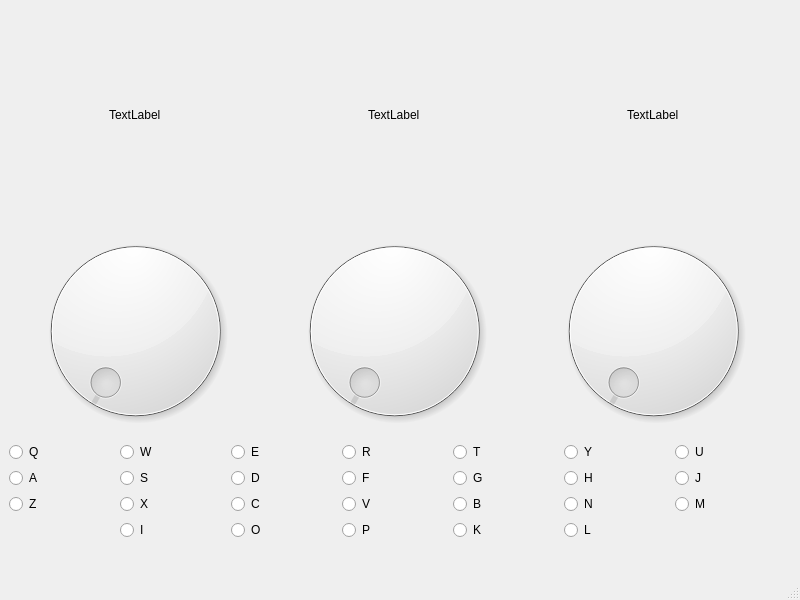
<?xml version="1.0" encoding="UTF-8"?>
<ui version="4.0">
 <class>MainWindow</class>
 <widget class="QMainWindow" name="MainWindow">
  <property name="geometry">
   <rect>
    <x>0</x>
    <y>0</y>
    <width>800</width>
    <height>600</height>
   </rect>
  </property>
  <property name="windowTitle">
   <string>MainWindow</string>
  </property>
  <widget class="QWidget" name="centralwidget">
   <widget class="QWidget" name="gridLayoutWidget">
    <property name="geometry">
     <rect>
      <x>9</x>
      <y>9</y>
      <width>771</width>
      <height>531</height>
     </rect>
    </property>
    <layout class="QGridLayout" name="gridLayout">
     <item row="3" column="0">
      <layout class="QGridLayout" name="okClear"/>
     </item>
     <item row="2" column="0">
      <layout class="QGridLayout" name="swap_grid"/>
     </item>
     <item row="1" column="0">
      <layout class="QGridLayout" name="gridLayout_3">
       <item row="0" column="3">
        <widget class="QRadioButton" name="LetterR">
         <property name="text">
          <string>R</string>
         </property>
        </widget>
       </item>
       <item row="4" column="4">
        <widget class="QRadioButton" name="LetterB">
         <property name="text">
          <string>B</string>
         </property>
        </widget>
       </item>
       <item row="0" column="1">
        <widget class="QRadioButton" name="LetterW">
         <property name="text">
          <string>W</string>
         </property>
        </widget>
       </item>
       <item row="3" column="1">
        <widget class="QRadioButton" name="LetterS">
         <property name="text">
          <string>S</string>
         </property>
        </widget>
       </item>
       <item row="5" column="2">
        <widget class="QRadioButton" name="LetterO">
         <property name="text">
          <string>O</string>
         </property>
        </widget>
       </item>
       <item row="3" column="3">
        <widget class="QRadioButton" name="LetterF">
         <property name="text">
          <string>F</string>
         </property>
        </widget>
       </item>
       <item row="3" column="2">
        <widget class="QRadioButton" name="LetterD">
         <property name="text">
          <string>D</string>
         </property>
        </widget>
       </item>
       <item row="4" column="2">
        <widget class="QRadioButton" name="LetterC">
         <property name="text">
          <string>C</string>
         </property>
        </widget>
       </item>
       <item row="3" column="0">
        <widget class="QRadioButton" name="LetterA">
         <property name="text">
          <string>A</string>
         </property>
        </widget>
       </item>
       <item row="0" column="0">
        <widget class="QRadioButton" name="LetterQ">
         <property name="text">
          <string>Q</string>
         </property>
        </widget>
       </item>
       <item row="5" column="3">
        <widget class="QRadioButton" name="LetterP">
         <property name="text">
          <string>P</string>
         </property>
        </widget>
       </item>
       <item row="0" column="2">
        <widget class="QRadioButton" name="LetterE">
         <property name="text">
          <string>E</string>
         </property>
        </widget>
       </item>
       <item row="5" column="5">
        <widget class="QRadioButton" name="LetterL">
         <property name="text">
          <string>L</string>
         </property>
        </widget>
       </item>
       <item row="5" column="1">
        <widget class="QRadioButton" name="LetterI">
         <property name="text">
          <string>I</string>
         </property>
        </widget>
       </item>
       <item row="4" column="0">
        <widget class="QRadioButton" name="LetterZ">
         <property name="text">
          <string>Z</string>
         </property>
        </widget>
       </item>
       <item row="3" column="5">
        <widget class="QRadioButton" name="LetterH">
         <property name="text">
          <string>H</string>
         </property>
        </widget>
       </item>
       <item row="3" column="6">
        <widget class="QRadioButton" name="LetterJ">
         <property name="text">
          <string>J</string>
         </property>
        </widget>
       </item>
       <item row="5" column="4">
        <widget class="QRadioButton" name="LetterK">
         <property name="text">
          <string>K</string>
         </property>
        </widget>
       </item>
       <item row="4" column="3">
        <widget class="QRadioButton" name="LetterV">
         <property name="text">
          <string>V</string>
         </property>
        </widget>
       </item>
       <item row="3" column="4">
        <widget class="QRadioButton" name="LetterG">
         <property name="text">
          <string>G</string>
         </property>
        </widget>
       </item>
       <item row="4" column="5">
        <widget class="QRadioButton" name="LetterN">
         <property name="text">
          <string>N</string>
         </property>
        </widget>
       </item>
       <item row="0" column="5">
        <widget class="QRadioButton" name="LetterY">
         <property name="text">
          <string>Y</string>
         </property>
        </widget>
       </item>
       <item row="4" column="1">
        <widget class="QRadioButton" name="LetterX">
         <property name="text">
          <string>X</string>
         </property>
        </widget>
       </item>
       <item row="0" column="4">
        <widget class="QRadioButton" name="LetterT">
         <property name="text">
          <string>T</string>
         </property>
        </widget>
       </item>
       <item row="4" column="6">
        <widget class="QRadioButton" name="LetterM">
         <property name="text">
          <string>M</string>
         </property>
        </widget>
       </item>
       <item row="0" column="6">
        <widget class="QRadioButton" name="LetterU">
         <property name="text">
          <string>U</string>
         </property>
        </widget>
       </item>
      </layout>
     </item>
     <item row="0" column="0">
      <layout class="QGridLayout" name="gridLayout_4">
       <item row="2" column="6">
        <widget class="QDial" name="dial_3"/>
       </item>
       <item row="2" column="4">
        <widget class="QDial" name="dial_2"/>
       </item>
       <item row="0" column="6" alignment="Qt::AlignHCenter">
        <widget class="QLabel" name="rotortext_3">
         <property name="text">
          <string>TextLabel</string>
         </property>
        </widget>
       </item>
       <item row="0" column="2" alignment="Qt::AlignHCenter">
        <widget class="QLabel" name="rotortext_1">
         <property name="text">
          <string>TextLabel</string>
         </property>
        </widget>
       </item>
       <item row="0" column="4" alignment="Qt::AlignHCenter">
        <widget class="QLabel" name="rotortext_2">
         <property name="text">
          <string>TextLabel</string>
         </property>
        </widget>
       </item>
       <item row="2" column="2">
        <widget class="QDial" name="dial_1"/>
       </item>
      </layout>
     </item>
    </layout>
   </widget>
  </widget>
  <widget class="QMenuBar" name="menubar">
   <property name="geometry">
    <rect>
     <x>0</x>
     <y>0</y>
     <width>800</width>
     <height>22</height>
    </rect>
   </property>
  </widget>
  <widget class="QStatusBar" name="statusbar"/>
 </widget>
 <resources/>
 <connections/>
</ui>
